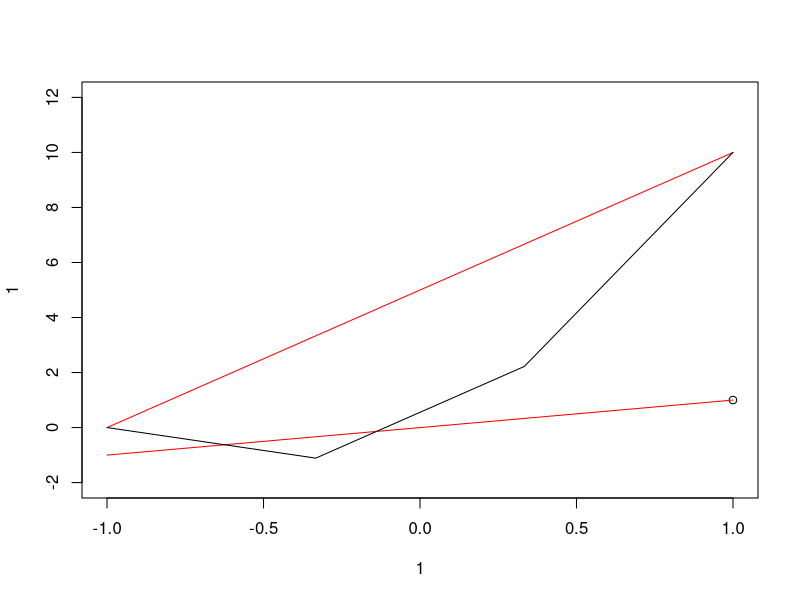

Source code (R): (Note: this script raises an error after producing the figure.)
library(R6)

tanh <- function(x){
  return((exp(2*x)-1)/(exp(2*x)+1))
}

sigmoid <- function(x){
  return(1/(1+exp(-x)))
}

del_sigmoid <- function(x){
  return(sigmoid(x)(1-sigmoid(x)))
}

del_tanh <- function(x){
  return(4/((exp(-x)+exp(x))^2))
}

id <- function(x){
  return(x)
}

NN <- R6Class("NN", list(
  L = 1, #Anzahl der Hidden Layer
  B = c(1), #Breite der einzelnen Layer 
  W = c(1,1), #Liste soll Länge der dim haben und Einträge sind Matrizen W 
  d = c(1), #List der Affinen Vektoren
  J = 0,
  theta = c(1,1),
  f = sigmoid,
  
  initialize = function(L = 1, B = c(1,1,1), W = c(1,1,1),d=c(1,1,0), min_gewicht=-2, max_gewicht = 2 ) {
    stopifnot(length(B) == L+2)
    self$W <- vector(mode="list",length=L+1)
    self$L <- L
    self$B <- B
    
    #Erstellen der Matrizen W
    for (i in (0:L)){
      self$W[i+1] <- list(matrix(runif(B[i+1]*B[i+2],min=min_gewicht,max=max_gewicht),nrow=B[i+1],ncol=B[i+2]))
    }
    names(self$W) <- LETTERS[1:(L+1)] 
    
    #Erstellen der affinen Vektoren d
    for (i in (0:(L-1))){
      self$d[i+1] <- list(matrix(runif(B[i+2],min=min_gewicht,max=max_gewicht),nrow=1,ncol=B[i+2]))
    }
    self$d[L+1] <- 0
    names(self$d) <- LETTERS[1:(L+1)]
    
    #Erstellen des J -> braucht man hier aber wahrscheinlich nicht sondern erst in der Berechnung
    for (i in (0:L)){
      self$J <- self$J + norm(self$W[[i+1]],"F")
    }
    
    #Erstellen der theta
    for(i in 1:L){
      self$theta[i] <- list(c(unlist(self$W[i]), unlist(self$d[i])))
    }
    self$theta[L+1] <- self$W[L+1]
    
  },
  #calculate führt die funktion des NN aus 
  calculate = function(x=1){
    for (j in (1:length(x))){
      h <- x[j]
      if (self$L >= 1){
        for (i in LETTERS[1:(self$L)]){
          h <- self$f(self$d[[i]] + h %*% self$W[[i]]) #letzter Schritt ist ohne Aktivierungsfunktion
        }
      }  
      h <- self$d[[LETTERS[(self$L+1)]]] + h %*% self$W[[LETTERS[(self$L+1)]]]
      x[j] <- h
    }  
    return(x)
  },
  calculate2 = function(x=1){
    if (is.array(x)){
      y <- matrix(1,nrow=dim(x)[2],ncol=self$B[self$L+2])
      for (j in (1:(dim(x)[2]))){
        h <- x[,j]
        if (self$L >= 1){
          for (i in LETTERS[1:(self$L)]){
            h <- self$f(self$d[[i]] + h %*% self$W[[i]]) #letzter Schritt ist ohne Aktivierungsfunktion
          }
        }  
        h <- self$d[[LETTERS[(self$L+1)]]] + h %*% self$W[[LETTERS[(self$L+1)]]]
        
        y[j,] <- h
      }  
      return(y)
    }
    
    for (j in (1:length(x))){
      h <- x[j]
      if (self$L >= 1){
        for (i in LETTERS[1:(self$L)]){
          h <- self$f(self$d[[i]] + h %*% self$W[[i]]) #letzter Schritt ist ohne Aktivierungsfunktion
        }
      }  
      h <- self$d[[LETTERS[(self$L+1)]]] + h %*% self$W[[LETTERS[(self$L+1)]]]
      x[j] <- h
    }  
    return(x)
  },
  
  eval_till_layer = function(x=1,Layer=1){
    if (Layer == self$L +1){
      x <- self$calculate(x)
    }
    if (self$L >= 1){
      for (i in LETTERS[1:(Layer)]){
        x <- self$f(self$d[[i]] + x %*% self$W[[i]]) #letzter Schritt ist ohne Aktivierungsfunktion
      }
    }
    
      
    return(x)
  },
  
  #Durchführen eines Gradientdescends
  GD = function(x,y,lambda=1,stepsize=1e-4,iterations=100){
    n <- length(x)
    R1 <- 1/n * sum((y-self$calculate(x))^2)
    for (i in 1:iterations){ 
      self$W[["A"]] <- self$W[["A"]] + 1e-3 * x[i] * (y[i]-self$calculate(x[i])) 
    }
    R2 <- 1/n * sum((y-self$calculate(x))^2)
  },
  
  GD2 = function(x,y,lambda=1,stepsize=1e-4,iterations=100){
    n <- length(x)
    for (i in 1:n){
      self$W[[LETTERS[self$L+1]]] <- self$W[[LETTERS[self$L+1]]] + t(0.1*self$eval_till_layer(x[i],self$L)*(y[i]-self$calculate(x[i])))
      self$W[[LETTERS[self$L]]] <- self$W[[LETTERS[self$L]]] + 0.1*t(self$W[[LETTERS[self$L+1]]])*self$eval_till_layer(x[i],self$L)*(y[i]-self$calculate(x[i]))
    }
  },
  GD3 = function(x,y,iteration=10,delta=0.02){
      for (j in 1:iteration){
        W_tmp <- vector(mode="list",length=self$L+1)
        names(W_tmp) <- LETTERS[1:(self$L+1)]
        d_tmp <- vector(mode="list",length=self$L+1)
        names(d_tmp) <- LETTERS[1:(self$L+1)]
        R1 <- sum((y-self$calculate2(x))^2)
        for (k in 1:(self$L +1)){
          W_tmp[[LETTERS[k]]] <- self$W[[LETTERS[k]]]
          for (l in 1:length(self$W[[LETTERS[k]]])){
            self$W[[LETTERS[k]]][l] <- self$W[[LETTERS[k]]][l] + runif(1,min=-delta,max=delta)
          }
          d_tmp[[LETTERS[k]]] <- self$d[[LETTERS[k]]]
          for (l in 1:length(self$d[[LETTERS[k]]])){
            self$d[[LETTERS[k]]][l] <- self$d[[LETTERS[k]]][l] + runif(1,min=-delta,max=delta)
          }
        }
        R2 <- sum((y-self$calculate2(x))^2)
        if (R1 < R2){
          self$W <- W_tmp
          self$d <- d_tmp
          
        }
        
        print(R1)
        print(R2)
        if (j %% 10){
          print(j/10)
        }
      }

  }
  )
)



N1 <- NN$new(3,c(2,50,50,50,2)) 
x_1 <- seq(-1,1,2/3)
x_2 <- seq(0,10,10/3)
x_3 <- x_1 * x_2
x <- matrix(x_1,nrow=1)
x <- rbind(x,x_2)

N1$calculate2(x)

plot(1,1,xlim=c(-1,1),ylim=c(-2,12))
lines(x_1,x_1,type="l",col="red")
lines(x_1,x_2,type="l",col="red")
lines(x_1,x_3,type="l",col="black")

y <- N1$calculate2(x) 
lines(x_1,y,col="blue")

N1$GD3(x,x_3,1000,0.01)
y <- N1$calculate2(x) 
lines(x_1,y,col="orange")




#N1$GD(xs,xs,iterations=100)
#y <- N1$calculate(x)
#lines(x,y,col="black")
#N1$GD(xs,xs,iterations=200)
#y <- N1$calculate(x)
#lines(x,y,col="orange")
#lines(x,x,col="purple")
#legend(-10, 5, legend=c("start", "25 Schritte","50 Schritte","100 Schritte","200 Schritte","echte funktion"),
#       col=c("red", "blue","green","black","orange","purple"),lty=1,  cex=0.8)
#N1$W
#N1$J
